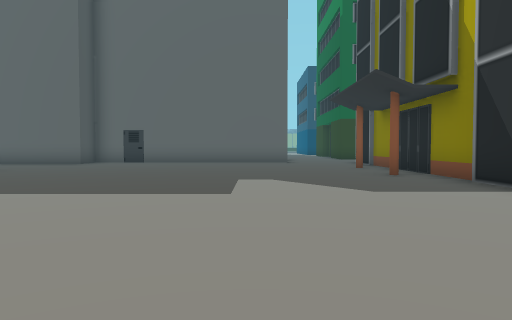
[1] (above)

22 first-person views from a walk through a Unity game level. The camera is 1.2 m above the floor, tilts 2° down and sees 70° across. The floor is counted in squares, 2 m on a side. Each view is taken from the middle of a square. On the plan, view 1 faces up. The plan holds only what a view shows up to about 10 squares ahead; the rest is blank. The place goes on beyond the plan.

[2]
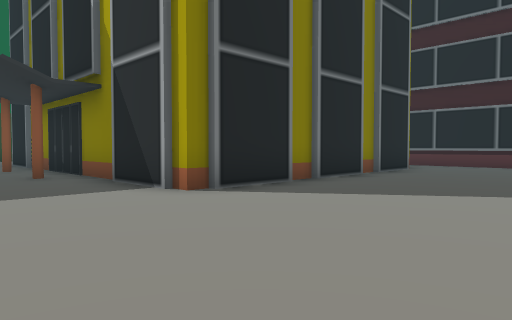

[3]
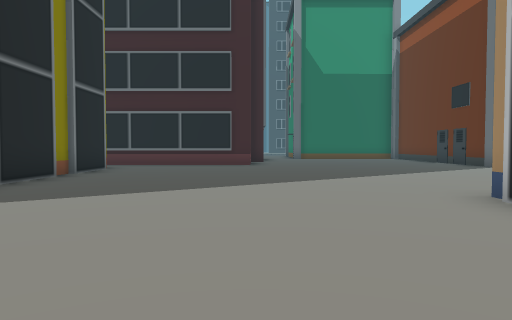

[4]
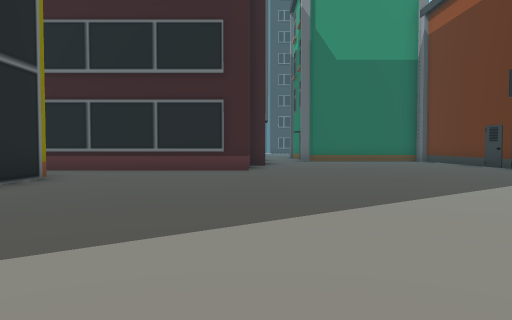

[5]
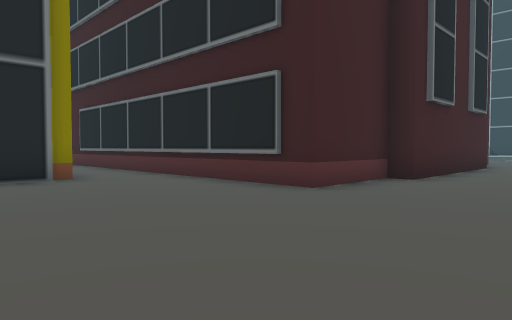

[6]
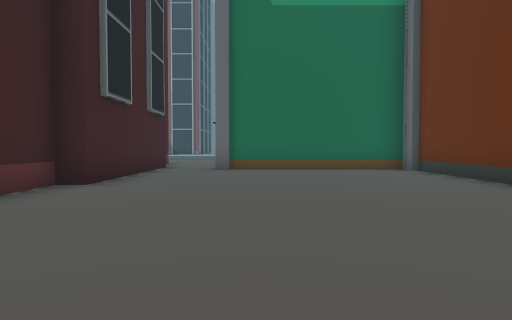

[7]
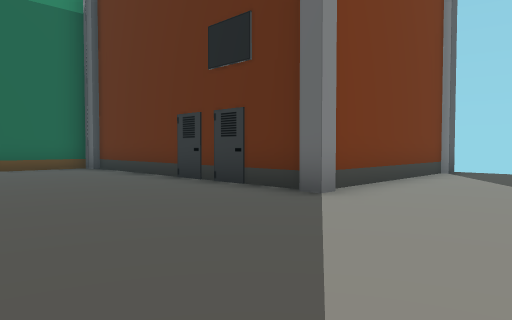

[8]
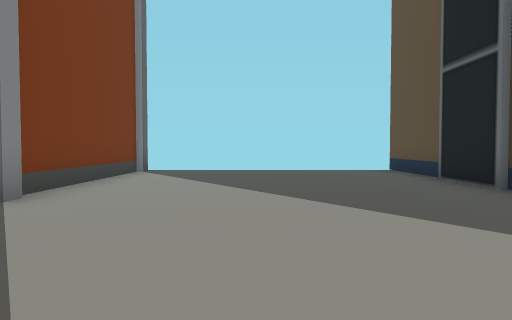

[9]
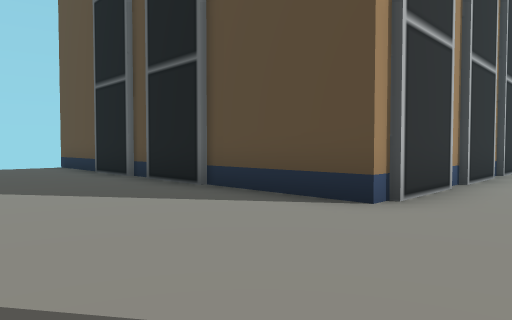

[10]
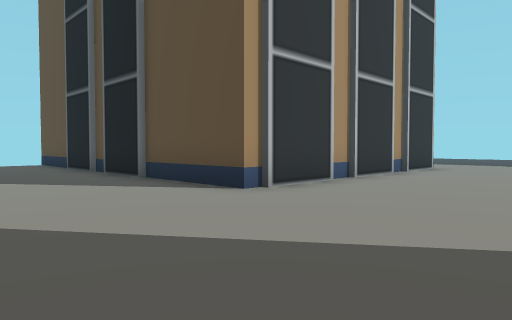

[11]
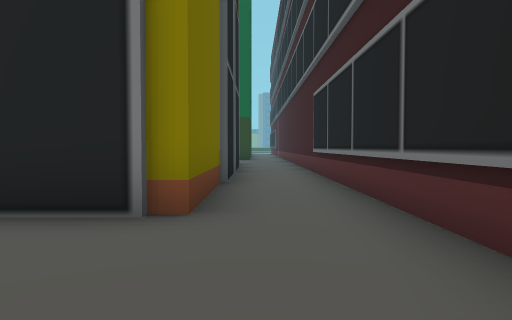

[12]
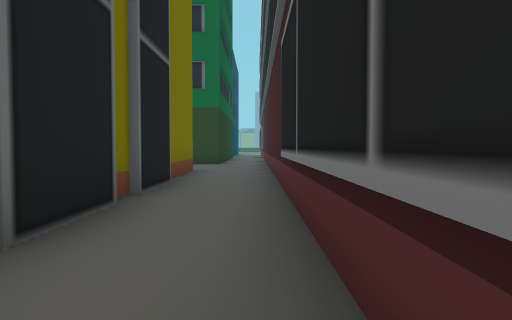

[13]
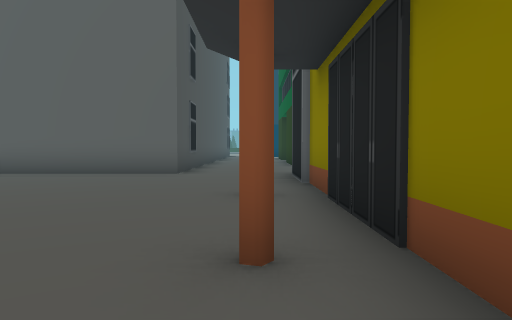

[14]
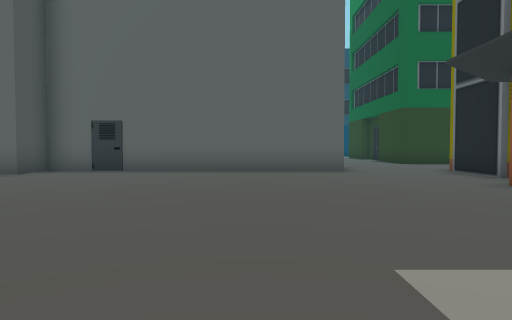

[15]
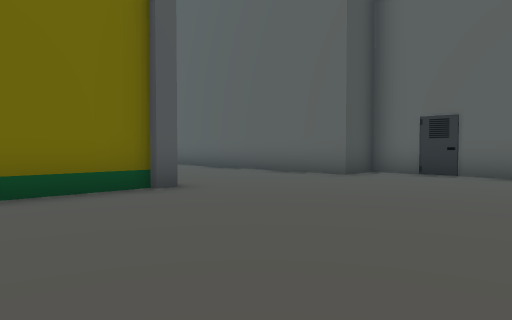

[16]
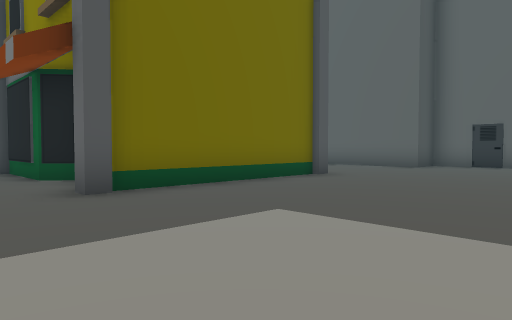

[17]
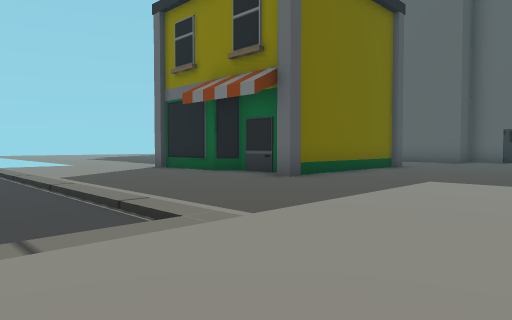

[18]
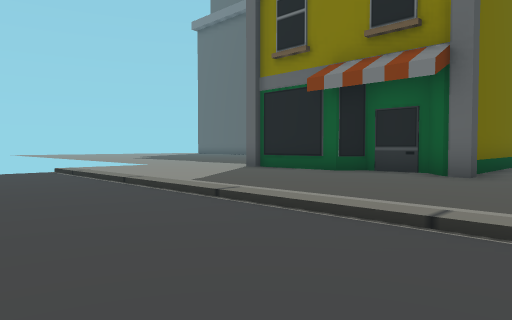

[19]
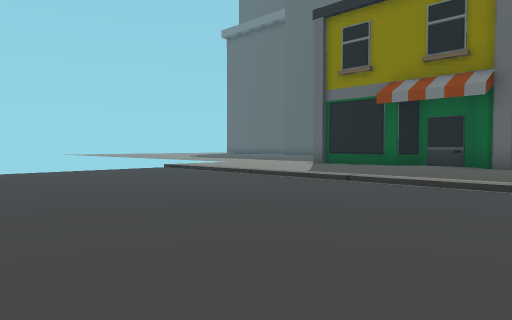

[20]
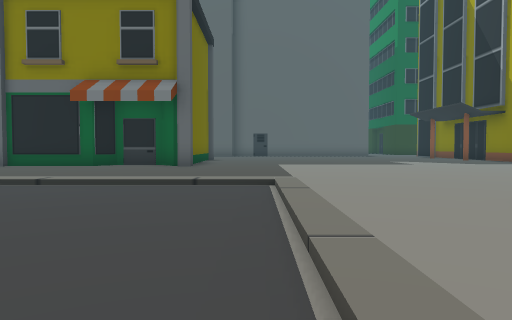

[21]
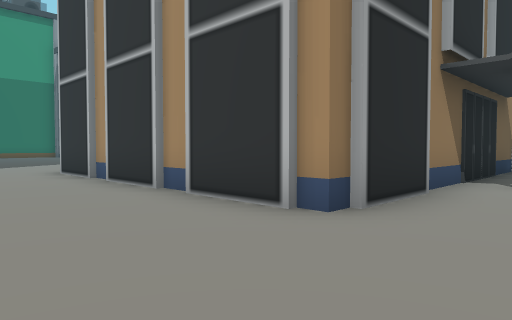

[22]
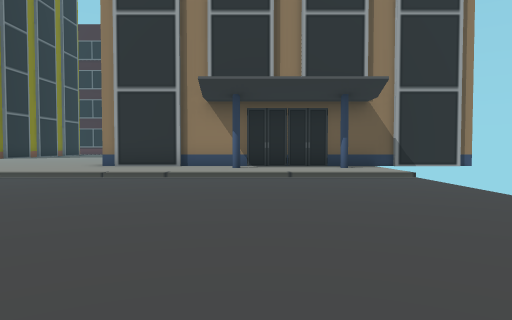

### Floor plan
Key: @ floor where view 1 was taken; # wall or solid block; . main floor; - floor 0.25 m lower than the main floor; / step, stairs or slope; B building.
Columns run from 14 left of view 1 to 21 right of it. Each row starts with its distance up from view 1.
 15        #########...       ..#
 14        #..........B      B..#
 13      ###..........#      #..#
 12     ..............#      #..#
 11     ..............#      #..#
 10      .............#      #..#
  9        #..........#      #..#
  8        #.........B#      #..#
  7        #..........#      #..#
  6        #..........#      #..#
  5     ####..........##     #..#
  4   ###..#...........####.##..#
  3  ...........................#
  2 ............................#
  1 ............................###
  0 //////////....@...............######
 -1 ----------..........................
 -2 ----------........................#
 -3 ----------..########..............#
 -4 ----------..#      #..............#
 -5  ---------..#      #..............#
 -6    -------..#      #..............#
 -7   --------..#      #......#########
 -8    -------..#      #......#
 -9     ------.B#      #......#
-10       ----..#      #......#
-11             #      #......#
-12                    #......#
-13                    #

Where each view was taken, in squares from view 1:
view 1: 0 up, 0 right, facing up
view 2: 0 up, 1 right, facing up-right
view 3: 0 up, 1 right, facing right
view 4: 0 up, 4 right, facing right
view 5: 3 down, 9 right, facing up-right
view 6: 3 down, 10 right, facing right
view 7: 3 down, 9 right, facing down-right
view 8: 3 down, 9 right, facing down
view 9: 1 down, 9 right, facing down-left
view 10: 1 up, 9 right, facing down-left
view 11: 1 up, 12 right, facing up
view 12: 5 up, 13 right, facing up
view 13: 6 up, 3 right, facing up
view 14: 5 up, 1 left, facing up
view 15: 6 up, 2 left, facing up-left
view 16: 2 up, 2 left, facing up-left
view 17: 2 down, 2 left, facing up-left
view 18: 3 down, 5 left, facing up-left
view 19: 6 down, 5 left, facing up-left
view 20: 6 down, 5 left, facing up
view 21: 0 up, 4 left, facing down-right
view 22: 7 down, 12 left, facing right
